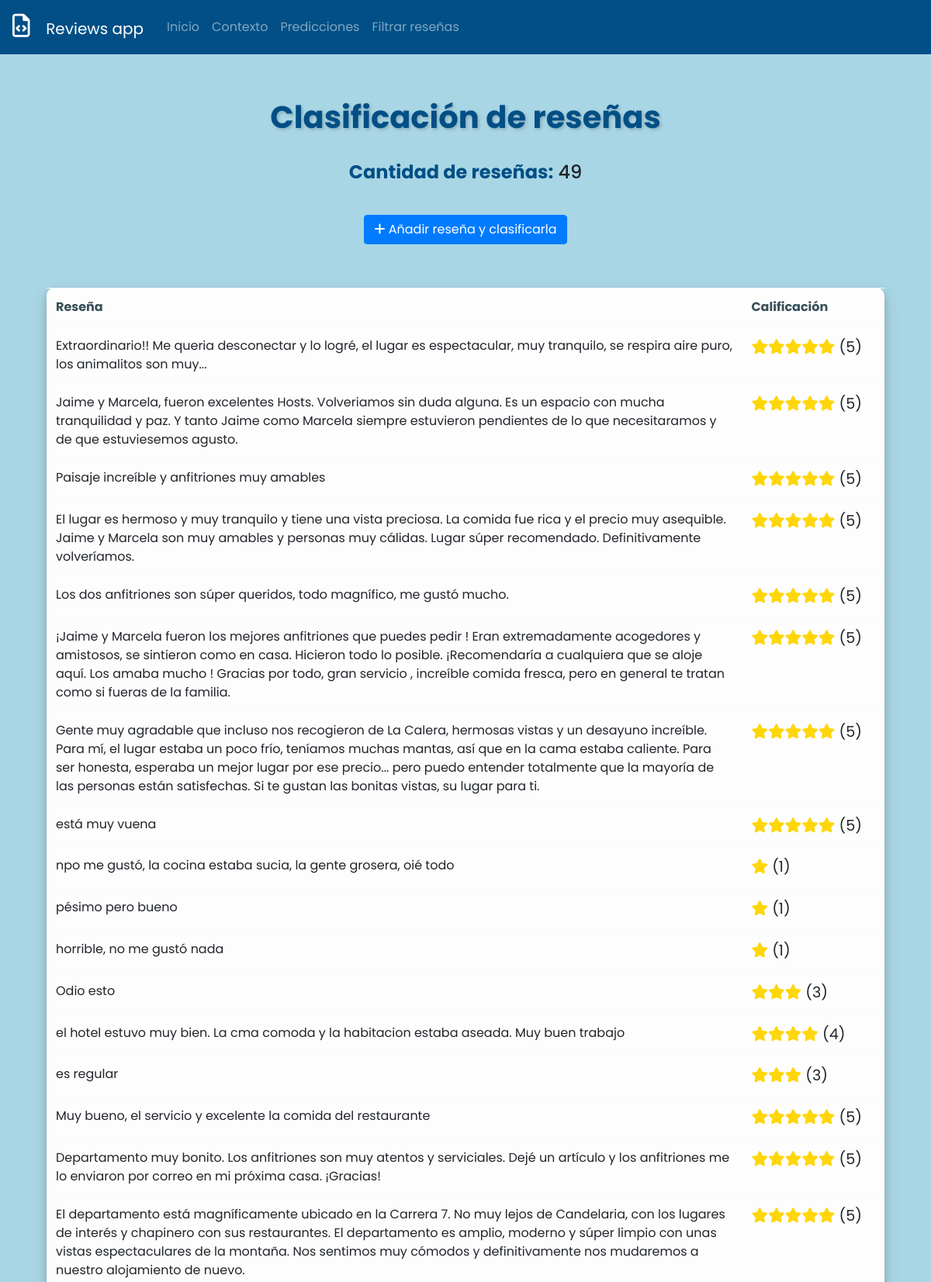
The page /predict/ (upper part) on the database its author committed.
### predict/models.py (models this page shows, shortened)
class Reviews(models.Model):
    review = models.CharField(max_length=10000)
    classification = models.IntegerField()

### predict/views.py (the view)
# urls.py: path('predict/', views.review_list, name='review_list'),
def review_list(request):
    reviews = get_reviews()
    context = {
        'review_list': reviews,
        'filter': False,
        'quantity': len(reviews)
    }
    return render(request, 'reviews.html', context)

### predict/logic/logic.py (called while the page is built)
def get_reviews():
    queryset = Reviews.objects.all()
    return (queryset)

### predict/templates/reviews.html (shortened to what this page needs)
{% extends 'base.html' %} {% block content %}
<div class="content">
  <div class="">
    <div
      class="page-header-title"
      data-aos="fade-down"
      data-aos-duration="1600"
    >
      <h1 class="page-title" style="text-align: center">
        Clasificación de reseñas
      </h1>
      <h4 style="text-align: center">
        <strong>Cantidad de reseñas:</strong> {{ quantity }}
      </h4>
    </div>
  </div>
  <br />
  <div
    class="page-content-wrapper"
    data-aos="fade-down"
    data-aos-duration="1500"
  >
    <div class="container">
      <div style="display: flex; justify-content: center">
        {% if filter == False %}
        <a class="nav-link" href="/reviewcreate/">
          <button
            class="btn btn-primary"
            data-aos="fade-down"
            data-aos-duration="1500"
            href="/reviewcreate"
          >
            <i class="fa-solid fa-plus"></i> Añadir reseña y clasificarla
          </button>
        </a>
        {% endif %}
      </div>
      <br />
      <br />
      <div class="panel panel-default">
        <div class="panel-body" data-aos="fade-down" data-aos-duration="1500">
          <table
            class="table table-hover table-light"
            data-aos="fade-down"
            data-aos-duration="1500"
          >
            <thead>
              <tr style="color: #374f59">
                <th>Reseña</th>
                <th style="width: 17%">Calificación</th>
              </tr>
            </thead>
            <tbody>
              {% for review in review_list %}
              <tr>
                <td>{{ review.review }}</td>
                <td style="font-size: 120%" class="star">
                  {% if review.classification == 5 %}
                  <span
                    ><i class="fa-solid fa-star"></i
                    ><i class="fa-solid fa-star"></i
                    ><i class="fa-solid fa-star"></i
                    ><i class="fa-solid fa-star"></i
                    ><i class="fa-solid fa-star"></i
                  ></span>
                  {% elif review.classification == 4 %}
                  <span
                    ><i class="fa-solid fa-star"></i
                    ><i class="fa-solid fa-star"></i
                    ><i class="fa-solid fa-star"></i
                    ><i class="fa-solid fa-star"></i
                  ></span>
                  {% elif review.classification == 3 %}
                  <span
                    ><i class="fa-solid fa-star"></i
                    ><i class="fa-solid fa-star"></i
                    ><i class="fa-solid fa-star"></i
                  ></span>
                  {% elif review.classification == 2 %}
                  <span
                    ><i class="fa-solid fa-star"></i
                    ><i class="fa-solid fa-star"></i
                  ></span>
                  {% elif review.classification == 1 %}
                  <span><i class="fa-solid fa-star"></i></span>
                  {% else %}
                  <span></span>
                  {% endif %} ({{ review.classification }})
                </td>
              </tr>
              {% endfor %}
            </tbody>
          </table>
        </div>
      </div>
    </div>
  </div>
</div>
{% endblock %}

### templates/base.html (style rules this page uses)
h1, h2, h3 { color: #014f86; font-weight: bold; text-shadow: 2px 2px 4px rgba(0, 0, 0, 0.2); margin-block: 3%; }
em, strong { color: #014f86; }
body { font-family: "Poppins", sans-serif; background-color: #a9d6e5; padding-bottom: 8.7vh; }
table, .card, .card img { border-radius: 10px; box-shadow: 0 4px 8px 0 rgba(0, 0, 0, 0.15), 0 6px 20px 0 rgba(0, 0, 0, 0.15); }
.star span { color: #ffd60a; transition: 0.5s ease-in-out; }

### rows shown on the page
Reviews: review "Extraordinario!! Me queria desconectar y lo logré, el lugar es espectacular, muy tranquilo, se respira aire puro, los animalitos son muy...", classification "5"
Reviews: review "Jaime y Marcela, fueron excelentes Hosts. Volveriamos sin duda alguna. Es un espacio con mucha tranquilidad y paz. Y tanto Jaime como Marcela siempre estuvieron pendientes de lo que necesitaramos y de que estuviesemos agusto.", classification "5"
Reviews: review "Paisaje increíble y anfitriones muy amables", classification "5"
Reviews: review "El lugar es hermoso y muy tranquilo y tiene una vista preciosa. La comida fue rica y el precio muy asequible. Jaime y Marcela son muy amables y personas muy cálidas. Lugar súper recomendado. Definitivamente volveríamos.", classification "5"
Reviews: review "Los dos anfitriones son súper queridos, todo magnífico, me gustó mucho.", classification "5"
Reviews: review "¡Jaime y Marcela fueron los mejores anfitriones que puedes pedir ! Eran extremadamente acogedores y amistosos, se sintieron como en casa. Hicieron todo lo posible. ¡Recomendaría a cualquiera que se aloje aquí. Los amaba mucho ! Gracias por todo, gran servicio , increíble comida fresca, pero en general te tratan como si fueras de la familia.", classification "5"
Reviews: review "Gente muy agradable que incluso nos recogieron de La Calera, hermosas vistas y un desayuno increíble. Para mí, el lugar estaba un poco frío, teníamos muchas mantas, así que en la cama estaba caliente. Para ser honesta, esperaba un mejor lugar por ese precio... pero puedo entender totalmente que la mayoría de las personas están satisfechas. Si te gustan las bonitas vistas, su lugar para ti.", classification "5"
Reviews: review "está muy vuena", classification "5"
Reviews: review "npo me gustó, la cocina estaba sucia, la gente grosera, oié todo", classification "1"
Reviews: review "pésimo pero bueno", classification "1"
Reviews: review "horrible, no me gustó nada", classification "1"
Reviews: review "Odio esto", classification "3"
Reviews: review "el hotel estuvo muy bien. La cma comoda y la habitacion estaba aseada. Muy buen trabajo", classification "4"
Reviews: review "es regular", classification "3"
Reviews: review "Muy bueno, el servicio y excelente la comida del restaurante", classification "5"
Reviews: review "Departamento muy bonito. Los anfitriones son muy atentos y serviciales. Dejé un artículo y los anfitriones me lo enviaron por correo en mi próxima casa. ¡Gracias!", classification "5"
Reviews: review "El departamento está magníficamente ubicado en la Carrera 7. No muy lejos de Candelaria, con los lugares de interés y chapinero con sus restaurantes. El departamento es amplio, moderno y súper limpio con unas vistas espectaculares de la montaña. Nos sentimos muy cómodos y definitivamente nos mudaremos a nuestro alojamiento de nuevo.", classification "5"

### other values the page prints
{{ quantity }} "49"
